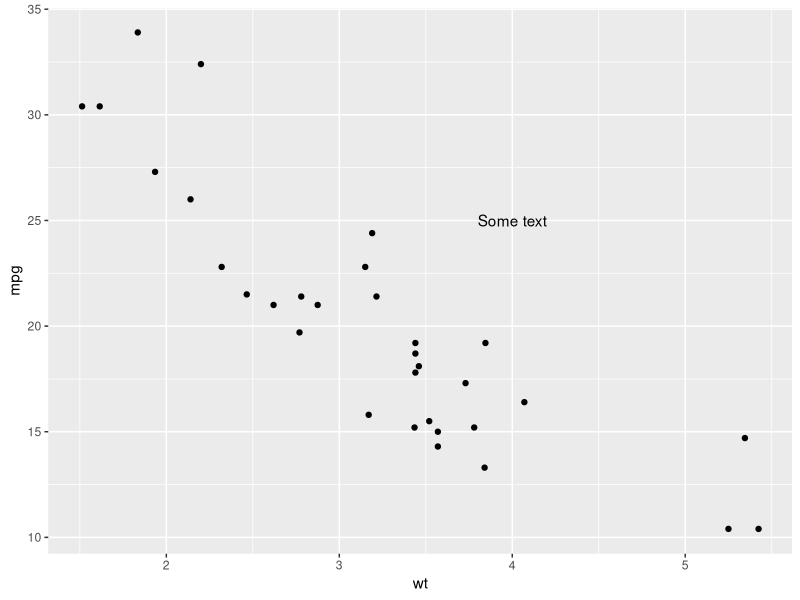

Write R code to recreate this figure.
library(ggplot2)
p <- ggplot(mtcars, aes(x = wt, y = mpg)) + geom_point()
p + annotate("text", x = 4, y = 25, label = "Some text")

#The "text" argument indicates that you want to add text to the plot. 
